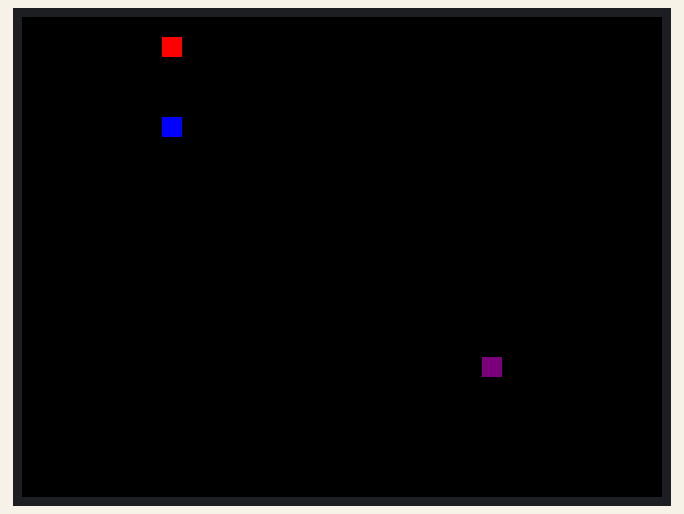
Simulated run of this sketch. Board: Arduino Uno, built with avr-gcc and run on an emulated ATmega328P. Parts: 320×240 colour display. Random numbers use the default seed unless the sketch sets one.

Above: at 0.27 s.
At 3.82 s:
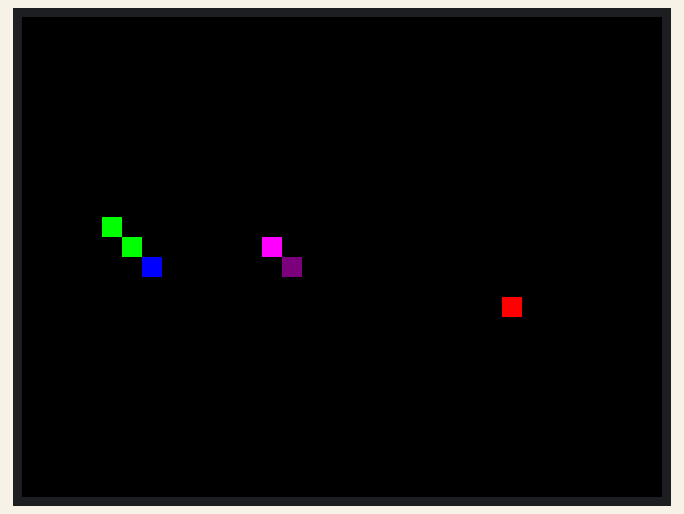
At 7.37 s:
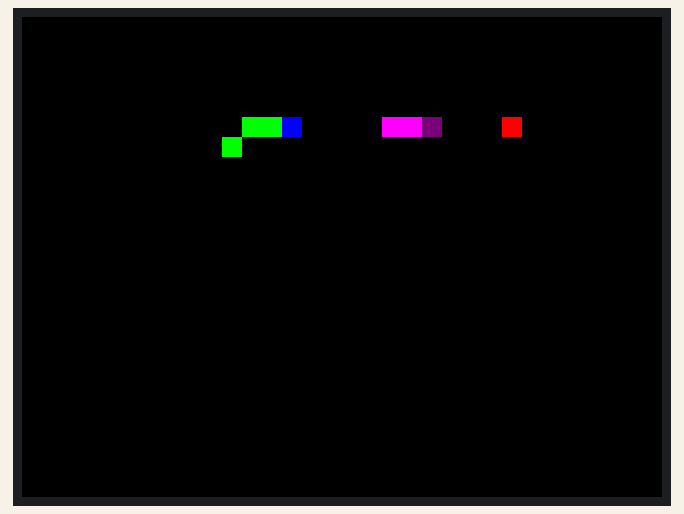
At 14.39 s:
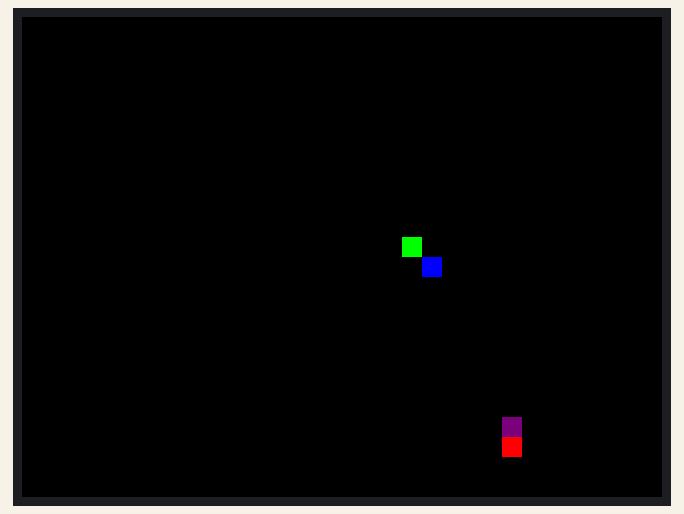
At 27.16 s:
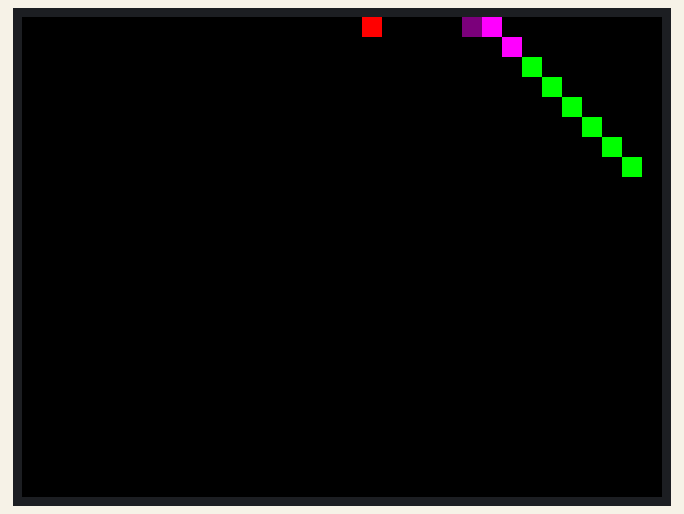
At 39.94 s:
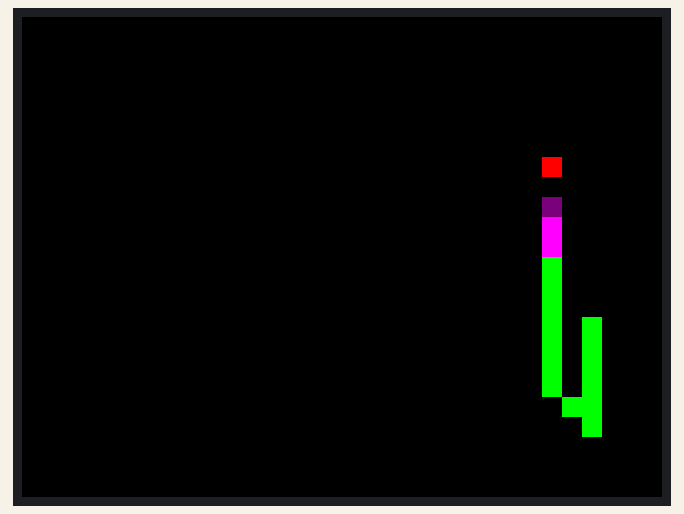

The sketch:

PET_SNAKE_V3.0.ino
```cpp
#include <MCUFRIEND_kbv.h>
MCUFRIEND_kbv tft;

#define TFT_BLACK   0x0000
#define TFT_BLUE    0x001F
#define TFT_RED     0xF800
#define TFT_GREEN   0x07E0
#define TFT_CYAN    0x07FF
#define TFT_MAGENTA 0xF81F
#define TFT_YELLOW  0xFFE0
#define TFT_WHITE   0xFFFF
#define TFT_VIOLET  0x780F

// Game variables for snake1
int snake1X[100], snake1Y[100], numSegments1;
int dir1X, dir1Y;

// Game variables for snake2
int snake2X[100], snake2Y[100], numSegments2;
int dir2X, dir2Y;

int appleX, appleY;

// Grid size
int gridSize = 10;

void setup() {
  uint16_t ID = tft.readID();
    tft.begin(ID);
    tft.setRotation(1);
    clearScreen();
    startGame();
}

void loop() {
  int oldTail1X = snake1X[numSegments1 - 1];
  int oldTail1Y = snake1Y[numSegments1 - 1];

  int oldTail2X = snake2X[numSegments2 - 1];
  int oldTail2Y = snake2Y[numSegments2 - 1];

  moveSnake(snake1X, snake1Y, &dir1X, &dir1Y, &numSegments1);
  moveSnake(snake2X, snake2Y, &dir2X, &dir2Y, &numSegments2);

  if (snake1X[0] == appleX && snake1Y[0] == appleY) eatApple(snake1X, snake1Y, &numSegments1);

  if (snake2X[0] == appleX && snake2Y[0] == appleY) eatApple(snake2X, snake2Y, &numSegments2);

  if (checkCollision(snake1X, snake1Y, numSegments1)) {
    clearScreen();
    startGame();
  }

  if (checkCollision(snake2X, snake2Y, numSegments2)) {
    clearScreen();
    startGame();
  }

  // Erase old tail positions
  tft.fillRect(oldTail1X, oldTail1Y, gridSize, gridSize, TFT_BLACK);
  tft.fillRect(oldTail2X, oldTail2Y, gridSize, gridSize, TFT_BLACK);

  drawSnake(snake1X, snake1Y, numSegments1, TFT_BLUE, TFT_GREEN);

  drawSnake(snake2X, snake2Y, numSegments2, TFT_VIOLET, TFT_MAGENTA);


  delay(100);
}

void clearScreen() {
    tft.fillScreen(TFT_BLACK);
}

void startGame() {
  numSegments1 = numSegments2 = 1;

  // Initialize the positions of the snakes to be in the middle of the screen
  snake1X[0] = (tft.width() / gridSize) / 4 * gridSize;
  snake1Y[0] = (tft.height() / gridSize) / 4 * gridSize;

  snake2X[0] = (tft.width() / gridSize) *3/4 * gridSize;
  snake2Y[0] = (tft.height() / gridSize) *3/4 * gridSize;

  spawnApple();
}

void spawnApple() {
    appleX = random(tft.width() / gridSize) * gridSize;
    appleY = random(tft.height() / gridSize) * gridSize;

    // Draw apple
    tft.fillRect(appleX, appleY, gridSize, gridSize, TFT_RED);
}

void moveSnake(int* snakeX,int* snakeY,int* dirX,int* dirY,int* numSegments) {
    // Simple AI: move in the direction of the apple
    *dirX = (appleX > *snakeX) ? gridSize : (appleX < *snakeX) ? -gridSize : 0;
    *dirY = (appleY > *snakeY) ? gridSize : (appleY < *snakeY) ? -gridSize : 0;

    // Shift segments down the array
    for (int i=*numSegments-1; i>0; i--) {
        *(snakeX+i) = *(snakeX+i-1);
        *(snakeY+i) = *(snakeY+i-1);
    }

    // Move head
    *snakeX += *dirX;
    *snakeY += *dirY;
}

bool checkCollision(int* snakeX, int* snakeY, int numSegments) {
    for(int i=1; i<numSegments; i++) {
        if(*snakeX == *(snakeX+i) && *snakeY == *(snakeY+i)) {
            return true;
        }
    }
    return false;
}

void eatApple(int* snakeX, int* snakeY, int* numSegments) {
    // Add new segment at position offset from head
    *(snakeX+*numSegments) = *(snakeX+*numSegments-1) - dir1X;
    *(snakeY+*numSegments) = *(snakeY+*numSegments-1) - dir1Y;

    (*numSegments)++;

    spawnApple();
}

void drawSnake(int* snakeX, int* snakeY, int numSegments, uint16_t headColor, uint16_t bodyColor) {
    // Draw new head position
    tft.fillRect(*snakeX,*snakeY,gridSize,gridSize,headColor);

    // Draw rest of the body
    for (int i=1; i<numSegments; i++) {
        tft.fillRect(*(snakeX+i),*(snakeY+i),gridSize,gridSize,bodyColor);
    }
}
```
